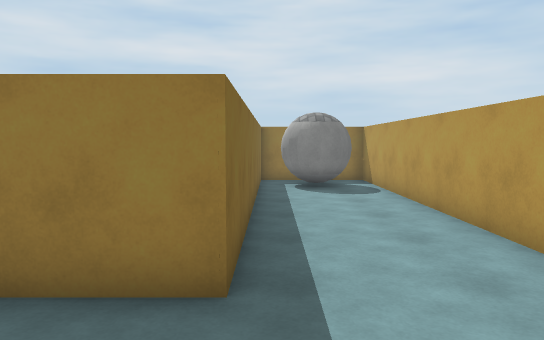
[1] (above)

24 first-person views from a walk through a Unity game level. The camera is 1.5 m above the floor, tilts 4° down and sees 70° across. Doors are open. The floor is counted in squares, 1 m on a side. Each view is taken from the middle of a square. On the plan, view 1 faces up. The plan holds only what a view shows up to about 17 squares ahead; the rest is blank. Surface patterns are stand-ins for the level's own textures.

[2]
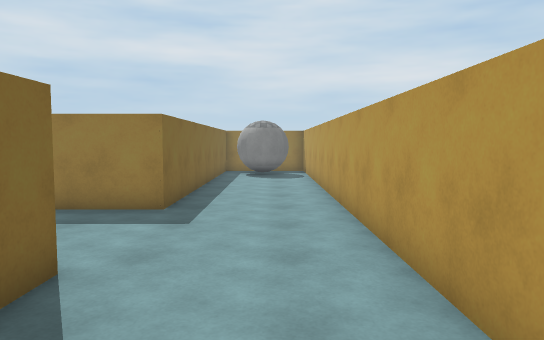

[3]
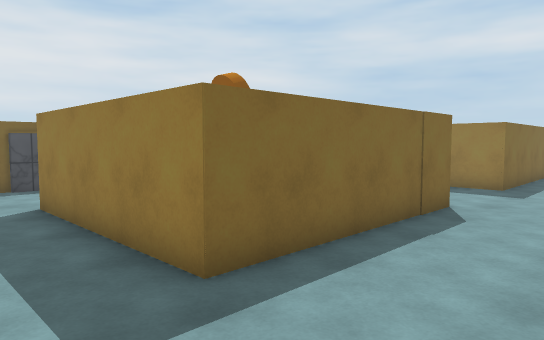

[4]
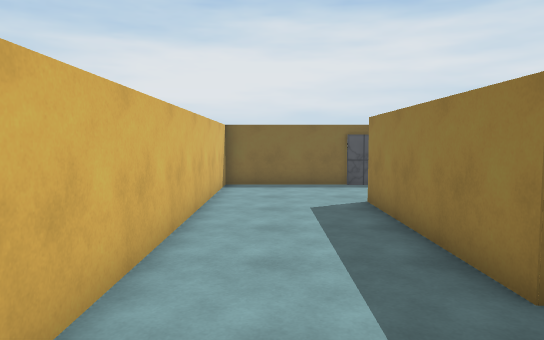

[5]
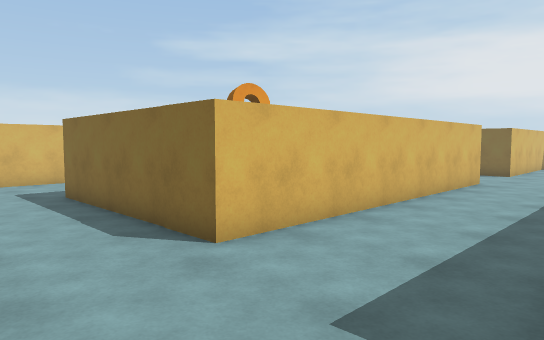

[6]
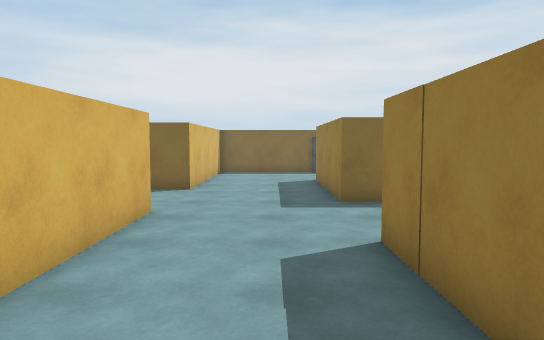

[7]
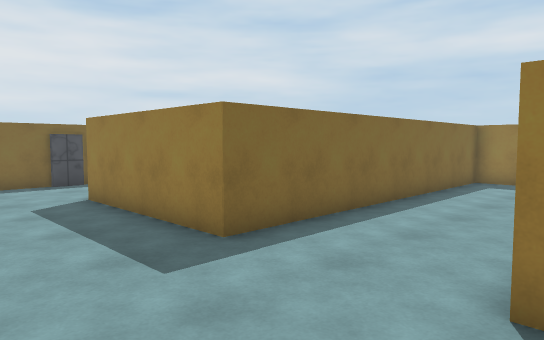

[8]
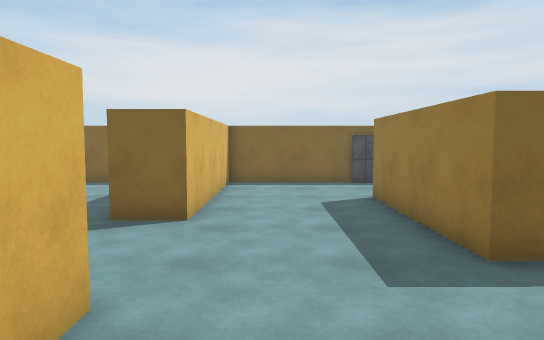

[9]
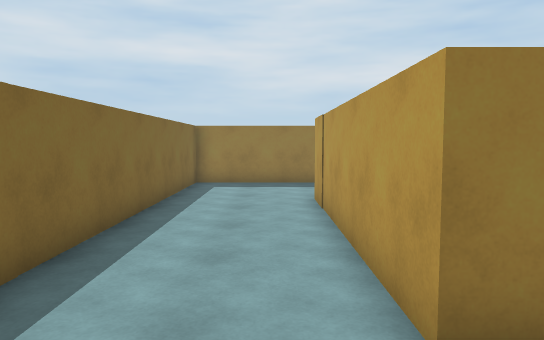

[10]
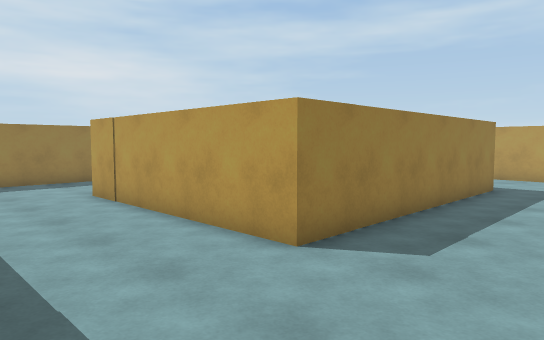

[11]
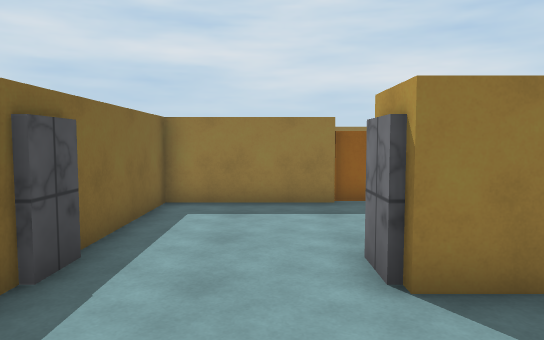

[12]
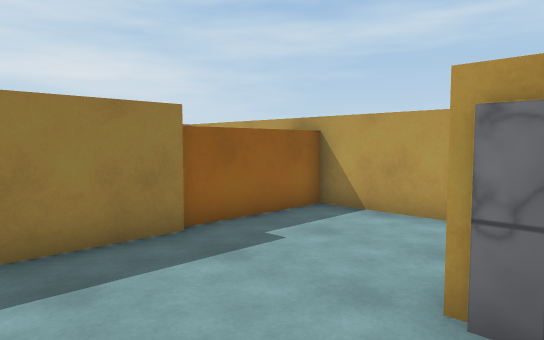

[13]
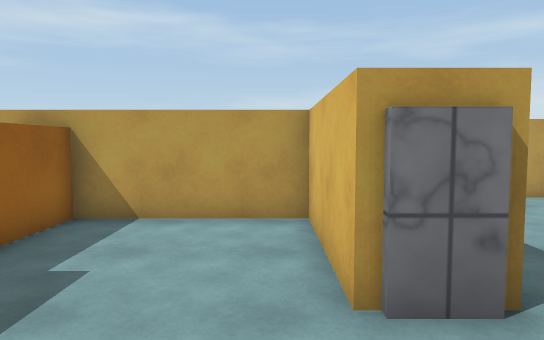

[14]
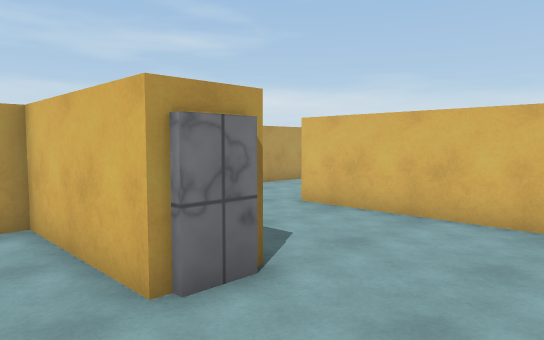

[15]
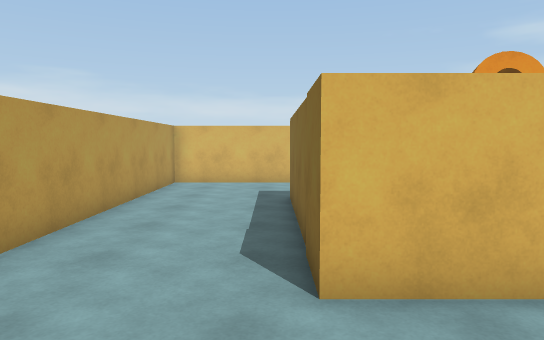

[16]
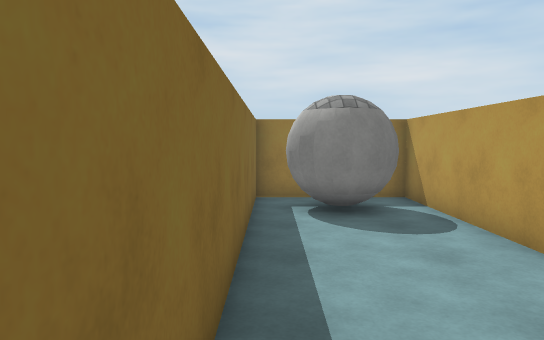

[17]
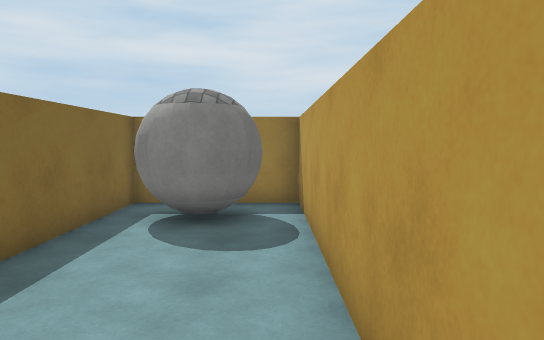

[18]
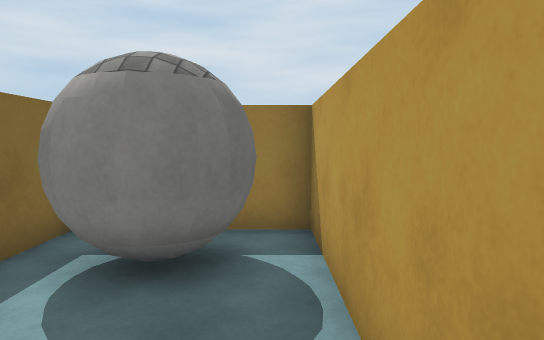

[19]
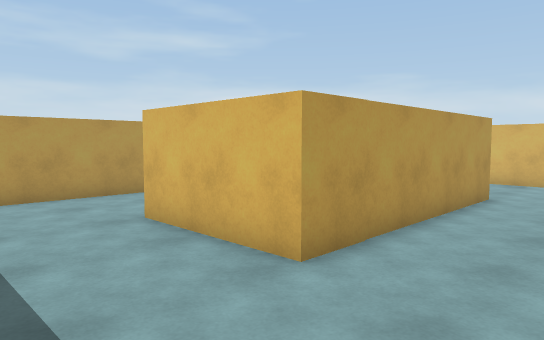

[20]
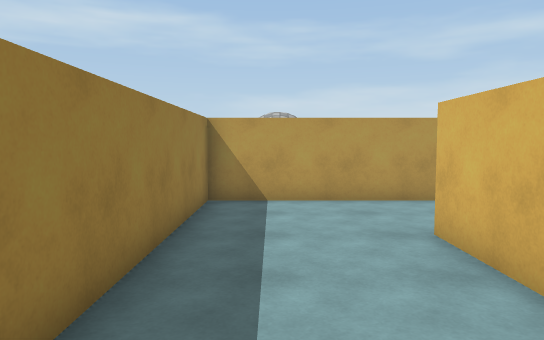

[21]
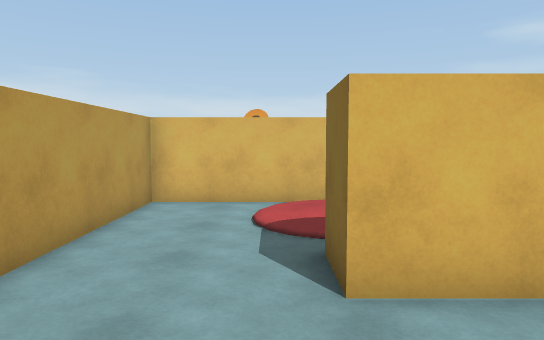

[22]
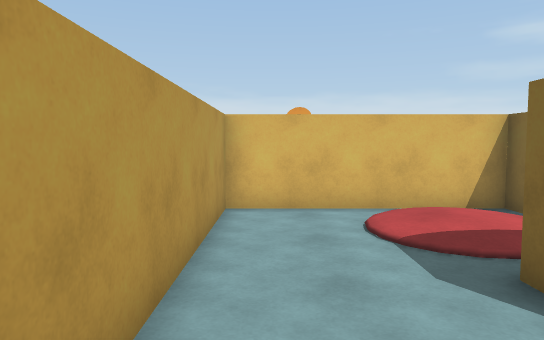

[23]
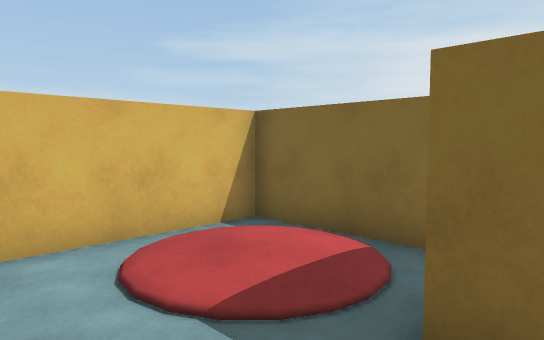

[24]
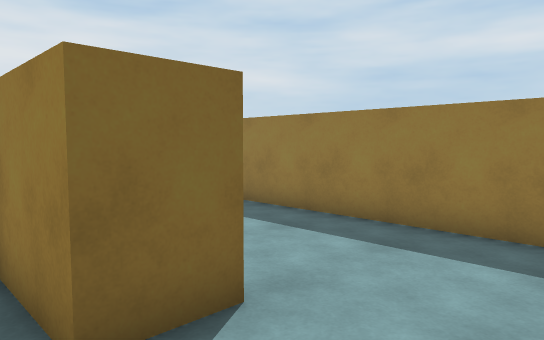

### Floor plan
Points are (right, up) in squares from view 1. A wall is a line through its corners. A room is listed if a view was taken in it or the views show most of it. See-through windows are left out.
Room 1 (views 1, 5, 6, 7, 8, 9, 10, 11, 12, 13, 14, 15, 16, 17, 18, 19, 20, 21, 22, 23, 24)
walls: (-8.3, 8.8) (-8.3, 5.2) (-1.9, 5.2) (-1.9, 15.7) (-13.9, 15.7) (-13.9, 3.7) (-19.6, 3.7); (-12.4, -0.6) (-0.5, -0.6); (-19.4, 9.7) (-23.7, 9.7) (-23.7, 5); (-19.8, 4) (-19.8, 5.2) (-15.4, 5.2) (-15.4, 9.9) (-19.4, 9.9); (3.7, -1.5) (3.7, 15.7) (-0.5, 15.7) (-0.5, 3.7) (-9.8, 3.7) (-9.8, 11.3) (-5.7, 11.3) (-5.7, 9.7) (-8.1, 9.7); (-23.5, 5.1) (-23.5, 4); (-23.7, 4.1) (-23.7, -0.6) (-16.4, -0.6)
ways out: open door at (1.5, -1.5) to room 2; open door at (-14.5, -1.5)
objects: white ball (0, 13) to (3, 14)
Room 2 (views 2, 3, 4)
walls: (-0.5, -0.6) (-0.5, -7.6) (-6.9, -7.6); (-10.9, -6.5) (-10.9, -11.7) (3.7, -11.7) (3.7, -1.5)
ways out: open door at (1.5, -1.5) to room 1; open door at (-9, -7)

Where each view was taken, in squares from view 1:
view 1: 0 up, 0 right, facing up
view 2: 5 down, 2 right, facing up
view 3: 10 down, 3 right, facing up-left
view 4: 10 down, 3 right, facing left
view 5: 4 up, 3 right, facing down-left
view 6: 2 up, 4 left, facing left
view 7: 0 up, 9 left, facing up-left
view 8: 1 up, 9 left, facing left
view 9: 1 up, 11 left, facing up
view 10: 0 up, 14 left, facing up-right
view 11: 0 up, 21 left, facing up
view 12: 4 up, 23 left, facing up-right
view 13: 6 up, 23 left, facing right
view 14: 7 up, 23 left, facing down-right
view 15: 3 up, 0 right, facing down
view 16: 5 up, 0 right, facing up
view 17: 6 up, 3 right, facing up
view 18: 9 up, 3 right, facing up
view 19: 15 up, 13 left, facing down-right
view 20: 14 up, 12 left, facing right
view 21: 15 up, 5 left, facing down
view 22: 14 up, 3 left, facing down
view 23: 11 up, 3 left, facing down-left
view 24: 9 up, 3 left, facing up-left
